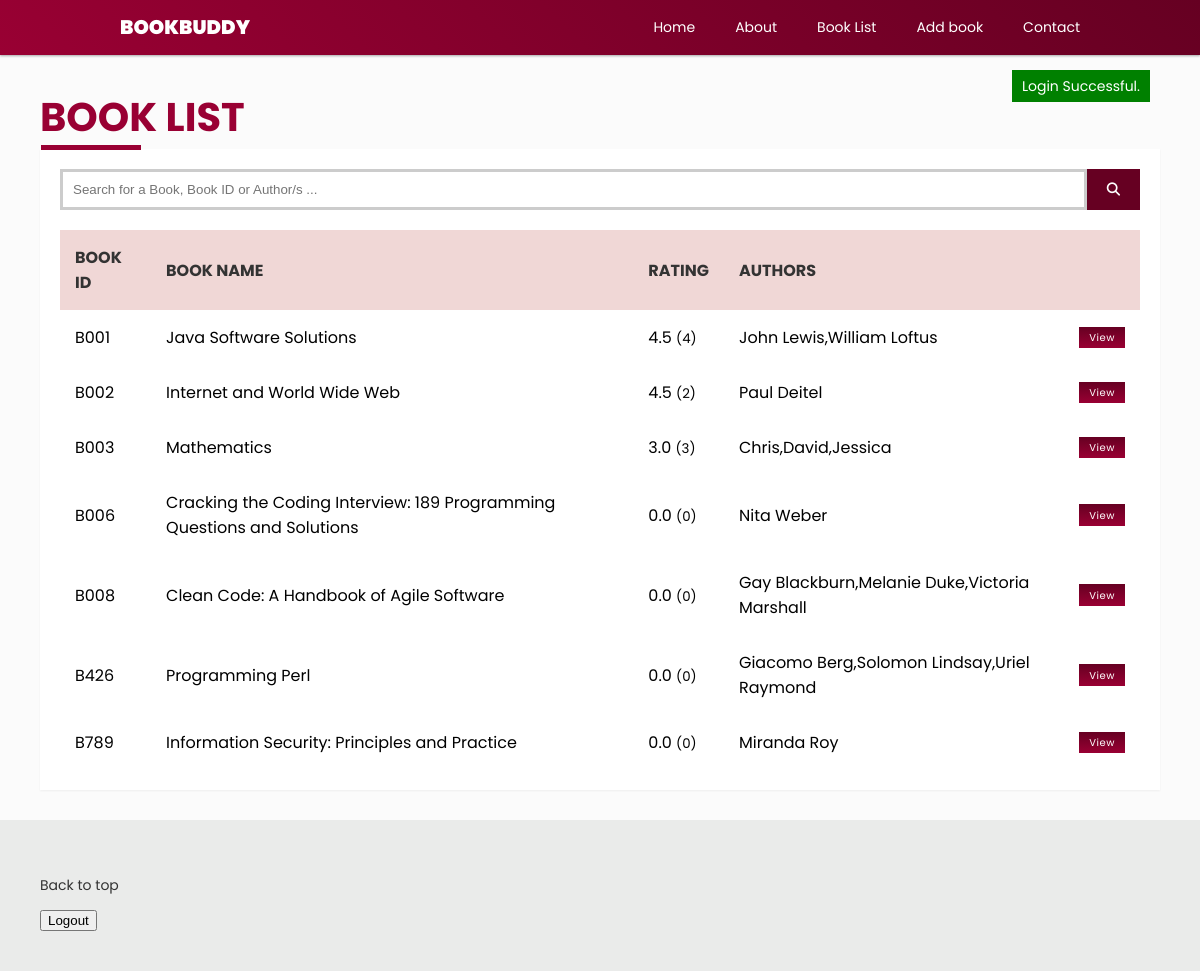
The page /booklist.php (signed in) on the database its author committed.
### tables this page shows
CREATE TABLE `book` (
  `bookId` varchar(10) NOT NULL,
  `title` varchar(100) NOT NULL
);

### booklist.php (the view, shortened to what this page needs)
<?php include 'navbar.php'; ?>
<?php
if (isset($_SESSION['success_message'])) {
    echo "<div class='message success' id='successMessage'>" . $_SESSION['success_message'] . "</div>";
}
?>
<?php
require_once("dbConnection.php");
$sql = "SELECT
            b.bookId,
            b.title AS book_title,
            AVG(r.rating) AS average_rating,
            COUNT(r.rating) AS rating_count,
            GROUP_CONCAT(DISTINCT a.authorName ORDER BY a.authorName) AS authors
        FROM
            book b
        LEFT JOIN
            authorship ash ON b.bookId = ash.bookId
        LEFT JOIN
            author a ON ash.authorId = a.authorId
        LEFT JOIN
            report r ON b.bookId = r.bookId
        GROUP BY
            b.bookId, b.title";
$result = mysqli_query($mysqli, $sql);
?>
<div class="container">
    <h1 class="page-header">BOOK LIST</h1>
    <section class="book-container">
        <form id="searchForm">
            <input type="text" id="searchQuery" required placeholder="Search for a Book, Book ID or Author/s ...">
            <button type="submit"><i class="fa-solid fa-magnifying-glass"></i></button>
        </form>
        <div style="overflow-x: auto; overflow-y: hidden;">
            <table>
                <thead>
                    <tr>
                        <th>Book ID</th>
                        <th>Book Name</th>
                        <th>Rating</th>
                        <th>Authors</th>
                        <th></th>
                    </tr>
                </thead>
                <tbody id="bookTable">
                    <?php
                    while ($row = mysqli_fetch_assoc($result)) {
                        echo "<tr>";
                        echo "<td>" . $row['bookId'] . "</td>";
                        echo "<td>" . $row['book_title'] . "</td>";
                        echo "<td>" . number_format($row['average_rating'], 1) . " <small>(" . $row['rating_count']   . ")</small>"  . "</td>";
                        echo "<td>" . $row['authors'] . "</td>";
                        echo "<td><a href=\"bookview.php?bookId=" . $row['bookId'] . "\">View</a></td>";
                        echo "</tr>";
                    }
                    ?>
                </tbody>
            </table>
        </div>
    </section>
</div>
<?php include 'footer.php'; ?>

### assets/css/style1.css (style rules this page uses)
.container { width: 100%; padding-right: 15px; padding-left: 15px; margin-right: auto; margin-left: auto; margin-top: 30px; margin-bottom: 30px; }
@media (min-width: 576px) { .container { max-width: 550px; } }
@media (min-width: 768px) { .container { max-width: 730px; } }
@media (min-width: 992px) { .container { max-width: 970px; } }
@media (min-width: 1200px) { .container { max-width: 1150px; } }
body { position: relative; overflow-x: hidden; scroll-behavior: smooth; width: 100%; height: 100%; min-height: 100vh; -webkit-font-smoothing: antialiased; text-rendering: optimizeLegibility; -webkit-text-size-adjust: 100%; color: #333333; font-family: "Poppins", sans-serif; font-weight: 400; font-size: 14px; line-height: 1.6; display: flex; flex-direction: column; margin: 0; background: rgba(248, 248, 248, 0.568627451); }
a { color: unset; text-decoration: none; }
.page-header { font-size: 40px; color: #903; position: relative; margin: 0; }
.page-header::before { content: ""; position: absolute; background-color: #903; width: 100px; height: 5px; bottom: -1px; left: 1px; animation: w70 1s ease forwards; }
.message { position: absolute; top: 70px; right: 50px; width: -moz-fit-content; width: fit-content; }
.message.success { background: green; color: #fff; padding: 5px 10px; z-index: 5; }
.book-container { padding: 0px 20px; width: 100%; background: #fff; padding: 20px 20px; box-shadow: 0 1px 3px rgba(0, 0, 0, 0.02), 0 1px 2px rgba(0, 0, 0, 0.04); }
.book-container table { width: 100%; border-collapse: collapse; overflow: scroll; }
.book-container table thead th { text-align: left; background-color: #f0d7d6; padding: 15px; text-transform: uppercase; }
.book-container table tbody tr td { position: relative; padding: 15px; color: #000; }
.book-container table tbody tr td a { color: #fff; padding: 3.5px 10px 2px 10px; border-radius: 0; font-size: 10px; letter-spacing: 0.5px; background: transparent; cursor: pointer; transition: all 0.3s ease; position: relative; display: inline-block; outline: none; background: #903; background: linear-gradient(0deg, #903 0%, #660022 100%); border: none; }
#searchForm { margin-bottom: 20px; width: 100%; display: flex; }
#searchForm input { padding: 10px; width: 100%; min-width: 300px; border: 3px solid #ccc; border-radius: 0; }
#searchForm button { padding: 10px 20px; background-color: #660022; color: white; border: none; border-radius: 0; cursor: pointer; }

### rows shown on the page
book: bookId "B001", title "Java Software Solutions", average_rating "4.5", rating_count "4", authors "John Lewis,William Loftus"
book: bookId "B002", title "Internet and World Wide Web", average_rating "4.5", rating_count "2", authors "Paul Deitel"
book: bookId "B003", title "Mathematics", average_rating "3.0", rating_count "3", authors "Chris,David,Jessica"
book: bookId "B006", title "Cracking the Coding Interview: 189 Programming Questions and Solutions", average_rating "0.0", rating_count "0", authors "Nita Weber"
book: bookId "B008", title "Clean Code: A Handbook of Agile Software", average_rating "0.0", rating_count "0", authors "Gay Blackburn,Melanie Duke,Victoria Marshall"
book: bookId "B426", title "Programming Perl", average_rating "0.0", rating_count "0", authors "Giacomo Berg,Solomon Lindsay,Uriel Raymond"
book: bookId "B789", title "Information Security: Principles and Practice", average_rating "0.0", rating_count "0", authors "Miranda Roy"

### other values the page prints
$_SESSION['success_message'] "Login Successful."
